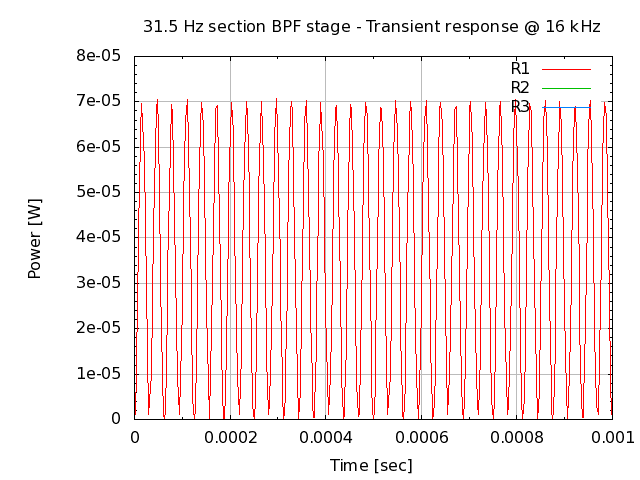

Generate this figure with gnuplot:
# setup terminal
set term png

# setup graph
set output "26.006.00.02.06.png"
set title "31.5 Hz section BPF stage - Transient response @ 16 kHz"

# setup Y-axis
set grid ytics lt 1 lw 1 lc rgb "#bbbbbb"
set mytics
set ylabel "Power [W]"

# setup X-axis
set grid xtics lt 1 lw 1 lc rgb "#bbbbbb"
set mxtics
set xlabel "Time [sec]"

# setup plot style
set style data lines
plot '26.006.00.02.06.dat' using 1:2 title "R1", \
     '26.006.00.02.06.dat' using 1:3 title "R2", \
     '26.006.00.02.06.dat' using 1:4 title "R3"

# set output back to default
set output

# reset terminal type
set terminal pop
